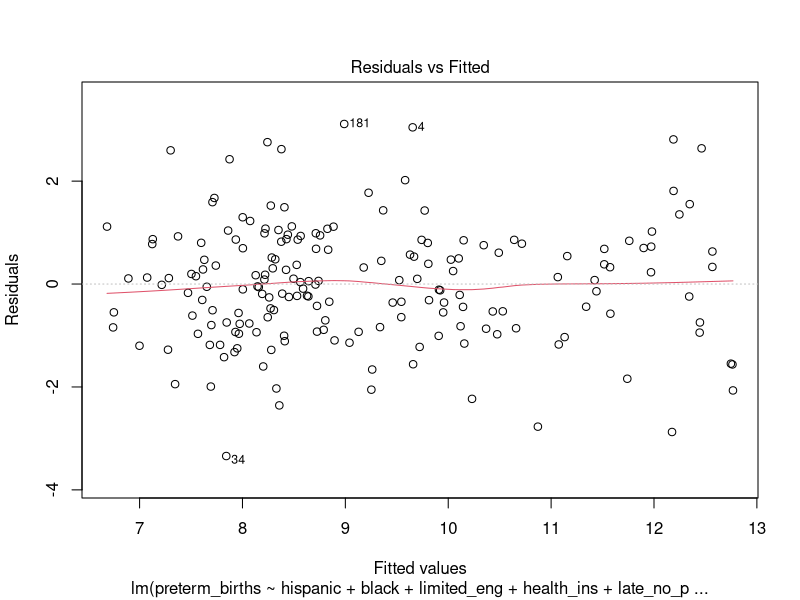
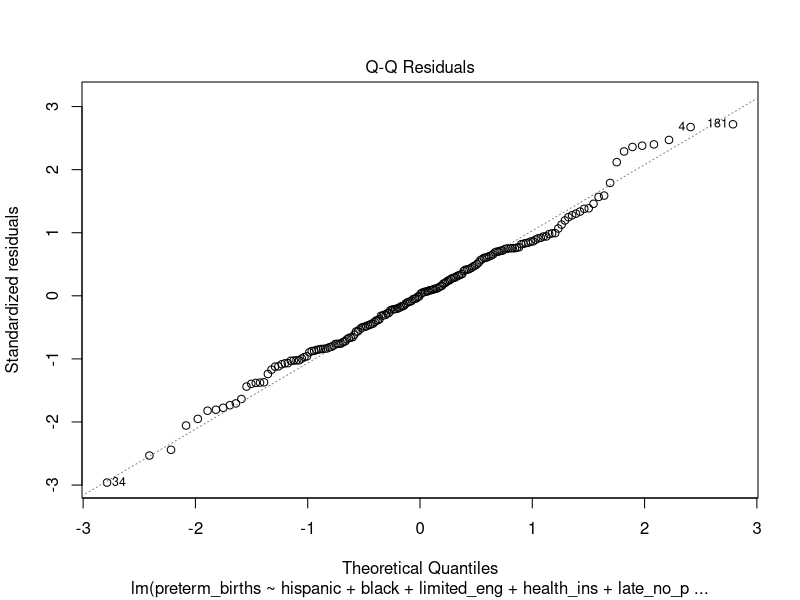
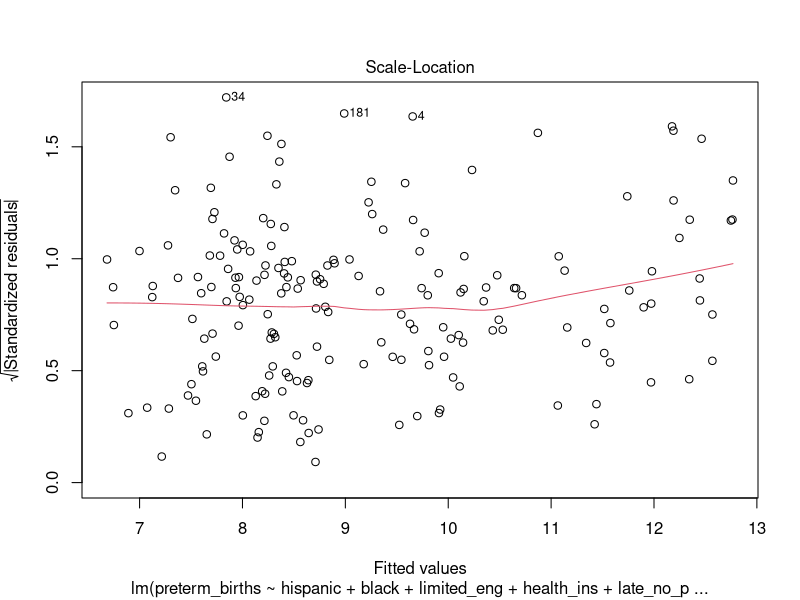
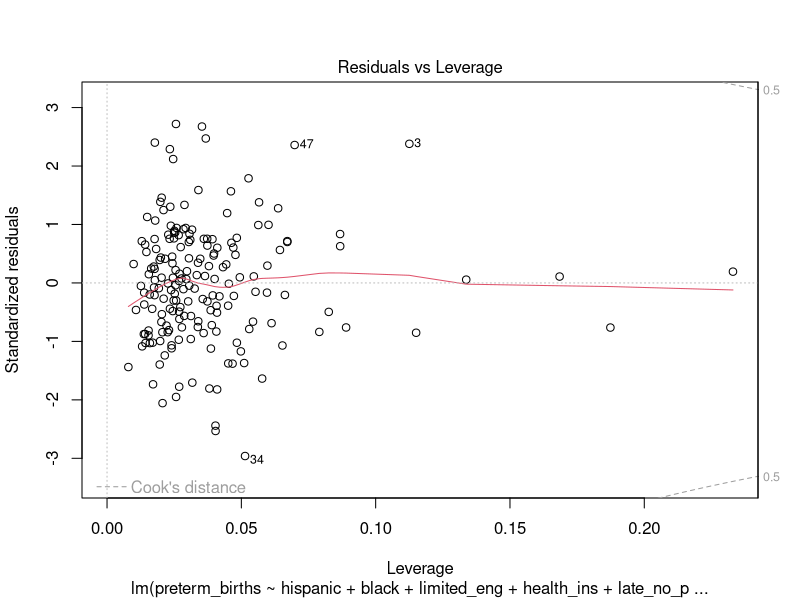

Write R code to recreate these figures, in order.
## ---- chunk 1
library(tidyverse)
library(dplyr)
library(readxl)
library(readr)
library(ggpubr)
library(corrplot)
library(RColorBrewer)
library(Hmisc)
library(patchwork)
library(rstatix)
library(glmnet)
library(MASS)

knitr::opts_chunk$set(
	fig.width = 9, 
  fig.asp = .6,
  out.width = "90%",
	warning = FALSE,
	message = FALSE
)
theme_set(theme_minimal() + theme(legend.position = "bottom"))
options(
  ggplot2.continuous.colour = "viridis",
  ggplot2.continuous.fill = "viridis"
)
scale_colour_discrete = scale_colour_viridis_d
scale_fill_discrete = scale_fill_viridis_d
## ---- chunk 2
#read in cleaned csv files
predictors_df = read.csv("./data/predictors.csv")
outcome_df = read.csv("./data/outcomes.csv")

#Combined predictors with preterm births outcome
preterm_linear_df = predictors_df %>% 
  mutate(preterm_births = outcome_df$preterm_births)

#Fit the full model 
full_preterm_linear.model <- lm(preterm_births~., data = preterm_linear_df)
#Stepwise regression model
step_preterm_linear.model <- stepAIC(full_preterm_linear.model, direction = "both", 
                      trace = FALSE)


#Display converged model
step_preterm_linear.model %>% 
  broom::tidy() %>%
  knitr::kable(digits = 3)

## ---- chunk 3
#Regression diagnostics
plot(step_preterm_linear.model)

#Shapiro test
preterm_linear_shapiro = shapiro.test(residuals(step_preterm_linear.model))
